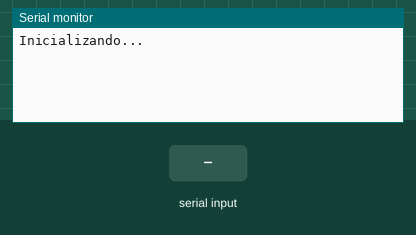
Bench run of a sketch on a simulated Arduino Uno, built with avr-gcc and run on an emulated ATmega328P. On the bench: the last lines printed to the serial monitor. The test bench sets the inputs (shaded band).

Above: at 2.2 s.
2.3 s: "1" received over the second serial link
At 3.7 s:
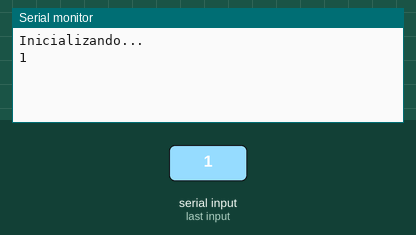
4.7 s: "0" received over the second serial link
At 6.7 s:
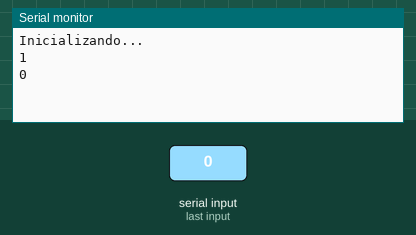

Measured:
- after the input at 2.3 s, the serial monitor: prints a new line after 1.0 s (image 1)
- after the input at 4.7 s, the serial monitor: prints a new line after 1.0 s (image 2)

The sketch:

sim800l-test.ino
```cpp
#include <SoftwareSerial.h>

#define rxPin 2
#define txPin 3
SoftwareSerial sim800L(rxPin,txPin);

void setup()
{
  //Começa a comunicação serial com Arduino e Arduino IDE (Monitor Serial)
  Serial.begin(9600);

  //Começa a comunicação serial com Arduino e SIM800L
  sim800L.begin(9600);

  Serial.println("Inicializando...");
  delay(1000);
}

void loop()
{
  while(sim800L.available()){
    Serial.println(sim800L.readString());
  }
  while(Serial.available())  {
    sim800L.println(Serial.readString());
  }
}

/*
AT
Verifique se o Sim está pronto ou não
AT+CPIN?
 */
```
